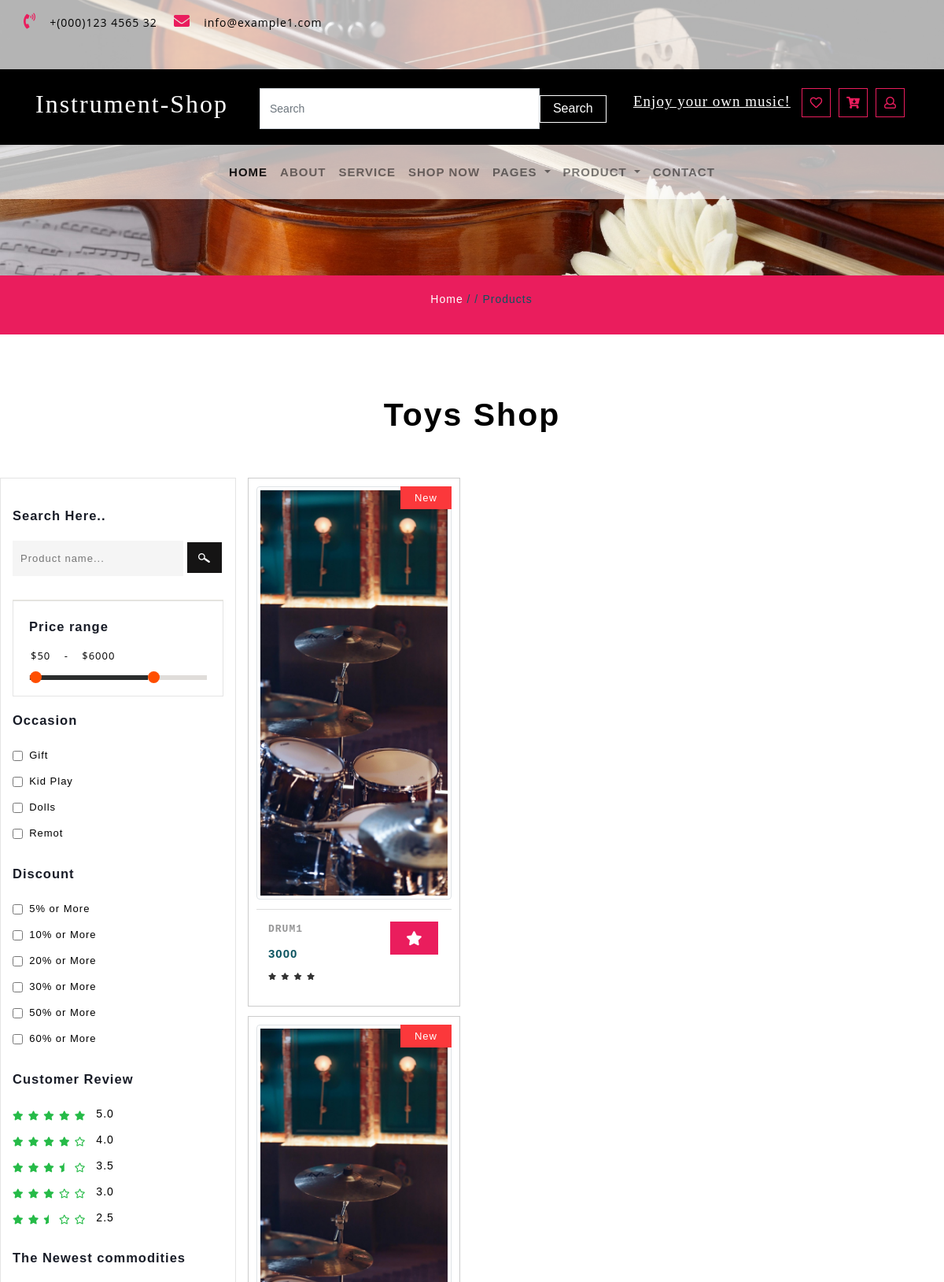
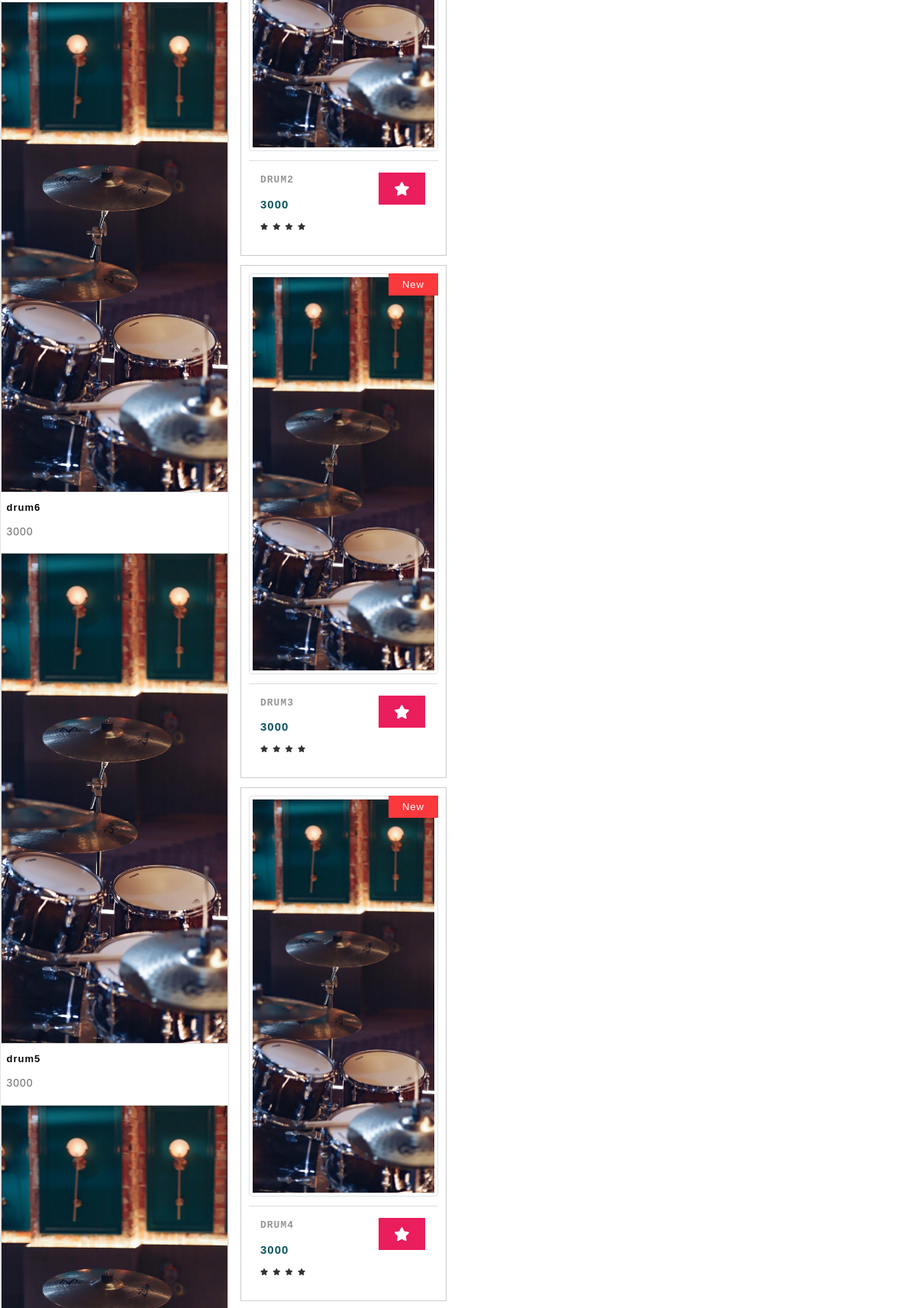
The app's page /product?type=1 (upper part) with its own data (2 pictures, top to bottom).
### app/models.py (models this page shows)
class Commodity(db.Model):
    __tablename__ = "commodity"
    __table_args__ = {'extend_existing': True}
    id = db.Column(db.Integer, primary_key=True, autoincrement=True)
    commodity_name = db.Column(db.String(32), nullable=False)
    release_time = db.Column(db.DateTime, default=datetime.now)
    cargo_quantity = db.Column(db.Integer, nullable=False)
    pic_path = db.Column(db.String(64), nullable=True)
    price = db.Column(db.Integer, nullable=False)
    introduction = db.Column(db.String(64), nullable=True)
    type = db.Column(db.String(32), nullable=False)
    is_collect = db.Column(db.Boolean, default=False, nullable=False)

### app/routes.py (the view)
@app.route('/product')
def product():
    types = request.args.get('type', None)
    if not types:
        return redirect(url_for('base'))
    if not all_type[types]:
        return redirect(url_for('base'))
    page = request.args.get('page', 1, type=int)
    products = Commodity.query.filter_by(type=all_type[types]).paginate(page,
                                                                        per_page=5,
                                                                        error_out=False)
    user_id = session.get('uid')
    for commodity in products.items:
        collections = Collections.query.filter_by(user_id=user_id, commodity_id=commodity.id).first()
        if collections:
            commodity.is_collected = True
        else:
            commodity.is_collected = False
    if islogined():
        authority = session.get('authority')
    else:
        authority = 0
    new_commodities = Commodity.query.order_by(Commodity.id.desc()).all()[0:5]
    return render_template('product.html', islogin=islogined(), products=products, types=all_type,
                           type_value=all_type.values(),
                           authority=authority, new_commodities=new_commodities, type=types, user_id=user_id)

### app/templates/product.html (shortened to what this page needs)
{% extends "base.html" %}
{% block content %}
    <link href="../static/css/bootstrap.min.css" rel="stylesheet" type="text/css" media="all">
    <link href="../static/css/fontawesome-all.min.css" rel="stylesheet" type="text/css" media="all">
    <link rel="stylesheet" href="../static/css/shop.css" type="text/css">
    <link rel="stylesheet" type="text/css" href="../static/css/jquery-ui1.css">
    <link href="../static/css/style.css" rel='stylesheet' type='text/css' media="all">
    <link href="../static/css/style-per.css" rel='stylesheet' type='text/css' media="all">
    <div class="using-border py-3">
        <div class="inner_breadcrumb  ml-4">
            <ul class="short_ls">
                <li>
                    <a href="index">Home</a>
                    <span>/ /</span>
                </li>
                <li>Products</li>
            </ul>
        </div>
    </div>
    <section class="contact py-lg-4 py-md-3 py-sm-3 py-3">
        <div class="container-fluid py-lg-5 py-md-4 py-sm-4 py-3">
            <h3 class="title text-center mb-lg-5 mb-md-4 mb-sm-4 mb-3">Toys Shop</h3>
            <div class="row">
                <div class="side-bar col-lg-3">
                    <div class="search-hotel">
                        <h3 class="agileits-sear-head">Search Here..</h3>
                        <form action="#" method="post">
                            <input type="search" placeholder="Product name..." name="search" required="">
                            <input type="submit" value=" ">
                        </form>
                    </div>
                    <div class="range">
                        <h3 class="agileits-sear-head">Price range</h3>
                        <ul class="dropdown-menu6">
                            <li>
                                <div id="slider-range"></div>
                                <input type="text" id="amount" style="border: 0; color: #ffffff; font-weight: normal;">
                            </li>
                        </ul>
                    </div>
                    <div class="left-side">
                        <h3 class="agileits-sear-head">Occasion</h3>
                        <ul>
                            <li>
                                <input type="checkbox" class="checked">
                                <span class="span">Gift</span>
                            </li>
                            <li>
                                <input type="checkbox" class="checked">
                                <span class="span">Kid Play</span>
                            </li>
                            <li>
                                <input type="checkbox" class="checked">
                                <span class="span">Dolls</span>
                            </li>
                            <li>
                                <input type="checkbox" class="checked">
                                <span class="span">Remot</span>
                            </li>
                        </ul>
                    </div>
                    <div class="left-side">
                        <h3 class="agileits-sear-head">Discount</h3>
                        <ul>
                            <li>
                                <input type="checkbox" class="checked">
                                <span class="span">5% or More</span>
                            </li>
                            <li>
                                <input type="checkbox" class="checked">
                                <span class="span">10% or More</span>
                            </li>
                            <li>
                                <input type="checkbox" class="checked">
                                <span class="span">20% or More</span>
                            </li>
                            <li>
                                <input type="checkbox" class="checked">
                                <span class="span">30% or More</span>
                            </li>
                            <li>
                                <input type="checkbox" class="checked">
                                <span class="span">50% or More</span>
                            </li>
                            <li>
                                <input type="checkbox" class="checked">
                                <span class="span">60% or More</span>
                            </li>
                        </ul>
                    </div>
                    <div class="customer-rev left-side">
                        <h3 class="agileits-sear-head">Customer Review</h3>
                        <ul>
                            <li>
                                <a href="#">
                                    <i class="fas fa-star"></i>
                                    <i class="fas fa-star"></i>
                                    <i class="fas fa-star"></i>
                                    <i class="fas fa-star"></i>
                                    <i class="fas fa-star"></i>
                                    <span>5.0</span>
                                </a>
                            </li>
                            <li>
                                <a href="#">
                                    <i class="fas fa-star"></i>
                                    <i class="fas fa-star"></i>
                                    <i class="fas fa-star"></i>
                                    <i class="fas fa-star"></i>
                                    <i class="far fa-star"></i>
                                    <span>4.0</span>
                                </a>
                            </li>
                            <li>
                                <a href="#">
                                    <i class="fas fa-star"></i>
                                    <i class="fas fa-star"></i>
                                    <i class="fas fa-star"></i>
                                    <i class="fas fa-star-half"></i>
                                    <i class="far fa-star"></i>
                                    <span>3.5</span>
                                </a>
                            </li>
                            <li>
                                <a href="#">
                                    <i class="fas fa-star"></i>
                                    <i class="fas fa-star"></i>
                                    <i class="fas fa-star"></i>
                                    <i class="far fa-star"></i>
                                    <i class="far fa-star"></i>
                                    <span>3.0</span>
                                </a>
                            </li>
                            <li>
                                <a href="#">
                                    <i class="fas fa-star"></i>
                                    <i class="fas fa-star"></i>
                                    <i class="fas fa-star-half"></i>
                                    <i class="far fa-star"></i>
                                    <i class="far fa-star"></i>
                                    <span>2.5</span>
                                </a>
                            </li>
                        </ul>
                    </div>
                    <div class="deal-leftmk left-side">
                        <h3 class="agileits-sear-head">The Newest commodities</h3>
                        {% for commodity in new_commodities %}
                            <div class="row special-sec1">
                                <div class="col-xs-4 img-deals">
                                    <img src="{{ commodity.pic_path }}" alt="" class="img-fluid">
                                </div>
                                <div class="col-xs-8 img-deal1">
                                    <h3>{{ commodity.commodity_name }}</h3>
                                    <a href="single/{{ commodity.id }}">{{ commodity.price }}</a>
                                </div>
                            </div>
                        {% endfor %}
                    </div>
                </div>
                <div class="left-ads-display col-lg-9">
                    {% for product in products.items %}
                        <div class="row">
                            <div class="col-lg-4 col-md-6 col-sm-6 product-men women_two">
                                <div class="product-toys-info">
                                    <div class="men-pro-item">
                                        <div class="men-thumb-item">
                                            <img src="{{ product.pic_path }}" class="img-thumbnail img-fluid" alt="">
                                            <span class="product-new-top">New</span>
                                        </div>
                                        <div class="item-info-product">
                                            <div class="info-product-price">
                                                <div class="grid_meta">
                                                    <div class="product_price">
                                                        <h4>
                                                            <a href="single/{{ product.id }}">{{ product.commodity_name }}</a>
                                                        </h4>
                                                        <div class="grid-price mt-2">
                                                            <span class="money ">{{ product.price }}</span>
                                                        </div>
                                                    </div>
                                                    <ul class="stars">
                                                        <li>
                                                            <a href="#">
                                                                <i class="fas fa-star"></i>
                                                            </a>
                                                        </li>
                                                        <li>
                                                            <a href="#">
                                                                <i class="fas fa-star"></i>
                                                            </a>
                                                        </li>
                                                        <li>
                                                            <a href="#">
                                                                <i class="fas fa-star"></i>
                                                            </a>
                                                        </li>
                                                        <li>
                                                            <a href="#">
                                                                <i class="fas fa-star"></i>
                                                            </a>
                                                        </li>
                                                    </ul>
                                                </div>
                                                <div class="toys single-item hvr-outline-out">
                                                    <button id="button_collect{{ product.id }}"
                                                            class="toys-cart ptoys-cart"
                                                            {% if product.is_collected %}
                                                            style="background: rgb(255, 193, 7)"
                                                            {% else %}
                                                            style="background: #ea1d5d"
                                                            {% endif %}
                                                            onclick=collect("{{ product.id }}")>
                                                        <i class="fas fa-star"></i>
                                                    </button>
                                                </div>
                                            </div>
                                            <div class="clearfix"></div>
                                        </div>
                                    </div>
                                </div>
                            </div>
                        </div>
                    {% endfor %}
                </div>
            </div>
        </div>
    </section>
{% endblock %}

### records on screen
Commodity: pic_path (picture), commodity_name "drum6", price "3000"
Commodity: pic_path (picture), commodity_name "drum5", price "3000"
Commodity: pic_path (picture), commodity_name "DRUM4", price "3000"
Commodity: pic_path (picture), commodity_name "DRUM1", price "3000"
Commodity: pic_path (picture), commodity_name "DRUM2", price "3000"
Commodity: pic_path (picture), commodity_name "DRUM3", price "3000"
